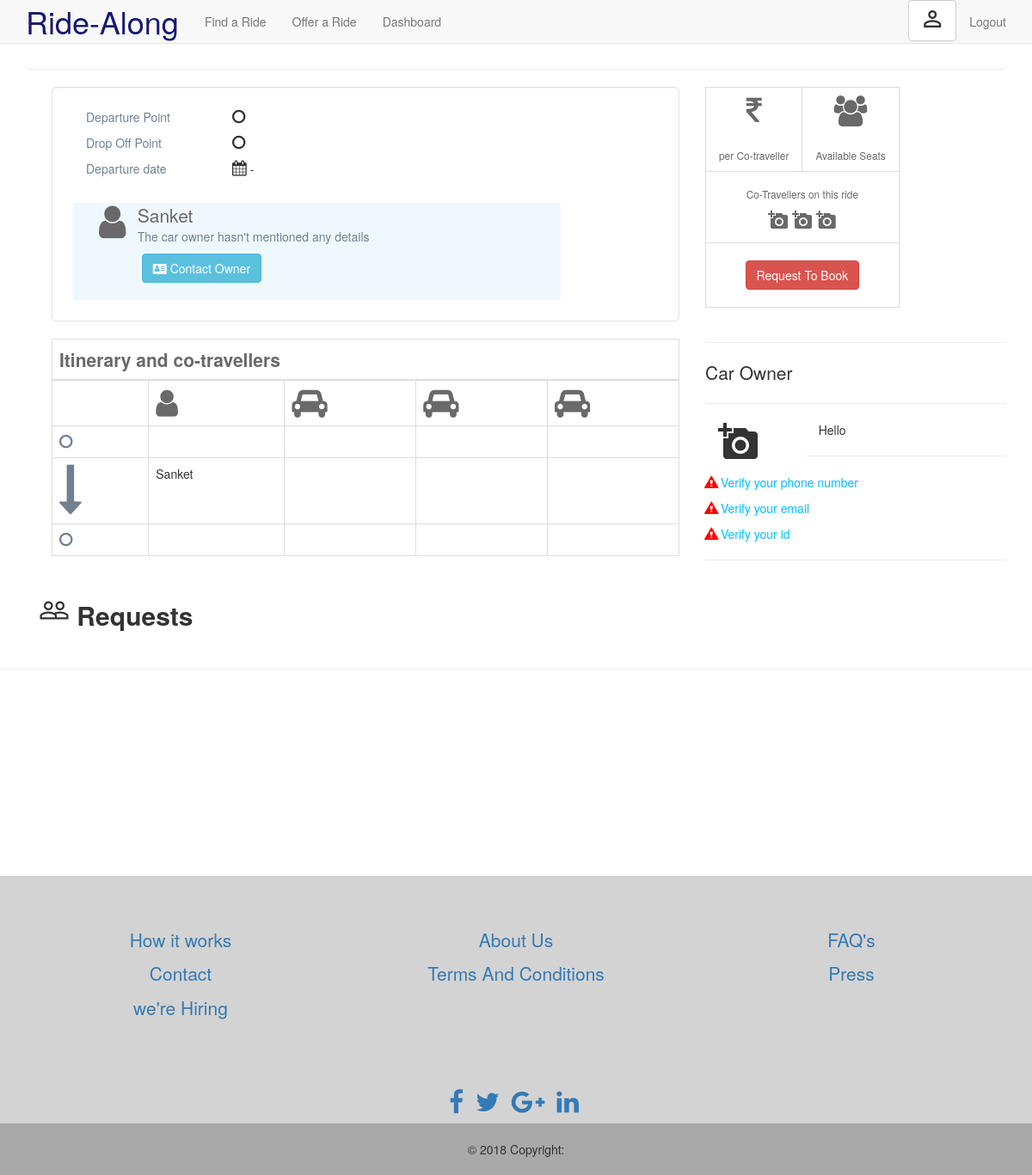
Before: /rides_found/16/sanket711 (signed in) with the older database file.
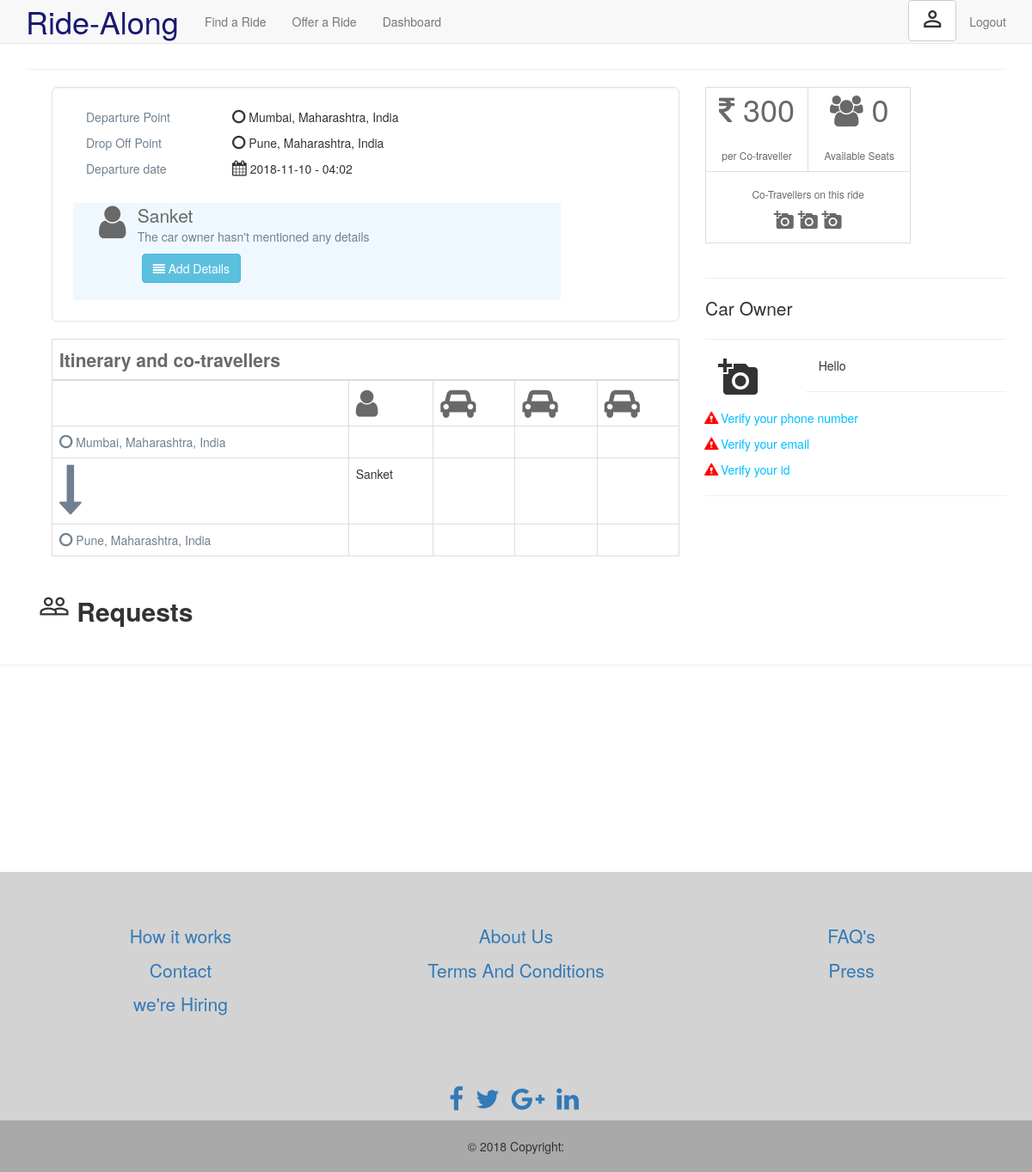
After: the same page with the newer database file.
### tables this page shows
CREATE TABLE USERS (

userName text primary key ,
password text not null ,
name text not null ,
phone text not null ,
email text not null unique , 
address text not null
);

CREATE TABLE "rides_offered" (
	`rideId`	INTEGER PRIMARY KEY AUTOINCREMENT,
	`userName`	text NOT NULL,
	`source`	text NOT NULL,
	`destination`	text NOT NULL,
	`lat1`	text NOT NULL,
	`long1`	text NOT NULL,
	`lat2`	text NOT NULL,
	`long2`	text NOT NULL,
	`offeredDate`	text NOT NULL,
	`offeredTime`	text NOT NULL,
	`offeredPrice`	int NOT NULL,
	`offeredSeats`	NUMERIC NOT NULL,
	`details`	text,
	`valid`	INTEGER NOT NULL,
	`seatsleft`	NUMERIC
);

### app.py (the view)
@app.route('/rides_found/<string:rideId>/<string:userName>', methods=['GET', 'POST'])
def ride(rideId,userName):
    con = sqlite3.connect("CabSharing.db")
    cur = con.cursor()
    result = cur.execute("SELECT * FROM rides_offered WHERE rideId = ?", [rideId])
    rides = cur.fetchone()
    result1 = cur.execute("SELECT * FROM USERS WHERE userName = ?", [userName])
    user = cur.fetchone()
    cur.execute("select * from users where username = ? " , [userName])
    contact = cur.fetchone()
    cur.execute("select * from rides_requested where rideId = ? and username = ? " , ( rideId , session['username'] ) )
    taken_result = cur.fetchone()
    cur.execute("select * from rides_requested where rideId = ? and accepted = 0" , [rideId] )
    ride_request=cur.fetchall()
    user_who_requested=[]
    for i in range(len(ride_request)):
        cur.execute("SELECT * FROM USERS WHERE userName = ?", [ride_request[i][1]])
        temp_user=cur.fetchone()
        user_who_requested.append(temp_user)
    cur.execute(" select * from rides_requested where rideId = ? and accepted = 1 " , [rideId] )
    temp_users_whose_ride_accepted = cur.fetchall()
    users_whose_ride_accepted = []
    j=0
    for i in range(len(temp_users_whose_ride_accepted)):
        users_whose_ride_accepted.append( temp_users_whose_ride_accepted[i][1] )
        j=j+1
    if taken_result :
        return render_template( 'ride.html', contact = contact, rides=rides , myUserName=session['username'] , flag=1, user=user ,user_who_requested=user_who_requested ,  users_whose_ride_accepted=users_whose_ride_accepted , len_users_whose_ride_accepted = j)
    return render_template( 'ride.html', contact=contact ,  rides=rides , myUserName=session['username'] , flag=0, user=user ,user_who_requested=user_who_requested, users_length=len(user_who_requested) ,  users_whose_ride_accepted=users_whose_ride_accepted , len_users_whose_ride_accepted = j)

### templates/ride.html (shortened to what this page needs)
{% extends 'layout.html' %}
{% block body %}
  <hr>
  <div class="container ">
    <div class = "col-md-8 " >
      <div class=" col-md-12 well well-lg " style=" background-color:white ">
        <div >
          <div class="col-md-3" style="color:#708090">
            <span>Departure Point</span>
          </div>
          <div class="col-md-9 text-left">
            <p><i class="fa fa-circle-o " style="font-size: 18px"></i> {{rides[2]}}</p>
          </div>
        </div>
        <div >
          <div class="col-md-3" style="color:#708090">
            <span>Drop Off Point</span>
          </div>
          <div class="col-md-9 text-left">
            <p><span><i class="fa fa-circle-o " style="font-size: 18px"></i></span> {{rides[3]}}</p>
          </div>
        </div>
        <div >
          <div class="col-md-3" style="color:#708090">
            <span>Departure date</span>
          </div>
          <div class="col-md-9 text-left">
            <p><i class="fa fa-calendar " style="font-size: 18px"></i> {{rides[8]}} - {{rides[9]}} <br><br></p>
          </div>
        </div>
        <div class="col-md-10 " style=" background-color:#F0F8FF ">
           <div class="col-md-1 " style="color: #696969"><i class="fa fa-user " style="font-size: 44px"></i>
           </div>
           <div class="col-md-10">
            <span class="lead" style="color: #696969">{{user[2]}}</span>
            <p  id="details" style="color:#708090">The car owner hasn't mentioned any details</p>
           </div>
        <div class="col-md-10 ">
          <div class="col-md-1"></div>
          <div class="col-md-8 ">
              {% if myUserName != rides[1] %}
              <button  class="btn btn-default btn-info" data-toggle="collapse" data-target="#changeDetails"><i class="fa fa-address-card" ></i> Contact Owner</button>
              {% else %}
              <a  class="btn btn-default btn-info"><i class="fa fa-align-justify" ></i>
               Add Details</a>
              {% endif %}
              <br><br>
          </div>
        </div>
        </div>
      </div>
          <table class="table table-bordered" >
        <thead>
          <tr class="lead" style="color: #696969">
            <th colspan="5">Itinerary and co-travellers</th>
          </tr>
        </thead>
        <tbody>
          <tr>
            <td class=" text-bottom"> </td>
            <td style="color: #696969"><i class="fa fa-user " style="font-size: 36px"></i></td>
            <td style="color: #696969"><i class="fa fa-automobile " style="font-size: 36px"></i></td>
            <td style="color: #696969"><i class="fa fa-automobile " style="font-size: 36px"></i></td>
            <td style="color: #696969"><i class="fa fa-automobile " style="font-size: 36px"></i></td>
          </tr>
          <tr>
            <td style="color:#708090"><i class="fa fa-circle-o " style="font-size: 18px"></i> {{rides[2]}}</td>
            <td></td>
            <td></td>
            <td></td>
            <td></td>
          </tr>
          <tr>
            <td style="color:#708090"><i class="fa fa-long-arrow-down" style="font-size:60px"></i></td>
            <td> {{user[2]}}</td>
            {% if len_users_whose_ride_accepted ==0  %}
            <td></td>
            <td></td>
            <td></td>
            {% endif %}
          </tr>
          <tr>
            <td style="color:#708090"><i class="fa fa-circle-o " style="font-size: 18px"></i> {{rides[3]}}</td>
            <td></td>
            <td></td>
            <td></td>
            <td></td>
          </tr>
        </tbody>
      </table>
    </div>
  <div style="color: #696969">
    <div class="col-md-4 ">
      <div>
        <table class="table-bordered">
          <tr>
            <td class="col-md-6 text-center " >
              <p class="lead" style="font-size: 36px"><i class="fa fa-rupee "></i> {{rides[10]}}</p>
              <p class="small">per Co-traveller</p>
            </td>
            <td class="col-md-6 text-center" >
                <p  class="lead" style="font-size: 36px"><i class="fa fa-group "></i> {{rides[14]}} </p>
                <p class="small">Available Seats</p>
            </td>
          </tr>
          <tr>
            <td colspan="2" class="col-md-6 text-center">
              <p class="small"><br>Co-Travellers on this ride</p>
              <p>
                <i class="material-icons">add_a_photo</i>
                <i class="material-icons">add_a_photo</i>
                <i class="material-icons">add_a_photo</i>
              </p>
            </td>
          </tr>
          {% if myUserName != rides[1] %}
          <tr  class="text-center" id=request-seat>
            <td colspan="2">
              <br>
              {% if flag == 0 %}
                 <a  class="btn btn-default btn-danger " href="/rides_request/{{rides[0]}}/{{myUserName}}" >
               Request To Book </a>
              {% endif %}
              <br>
              <br>
            </td>
          </tr>
          {% endif %}
      </table>
      </div>
    </div>
  </div>
  <div>
    <div class="col-md-4 ">
          <div>
            <br>
            <hr>
                <span class="lead" > Car Owner</span>
          </div>
          <hr>
          <div>
              <div class="col-md-4">
                    <i class="material-icons" style="font-size:48px">add_a_photo</i>
              </div>
              <div class="col-md-8 text-left">
                <p>
                    Hello <strong ><em id="username" class="text-uppercase">{{name}}</em></strong>
                </p>
              </div>
          </div>
            <div class=" text-left">
              <p>
                <br>
                <hr>
                <span class="verify-fail glyphicon glyphicon-alert"></span>
                <a href="#" class="verify" id="verify-phone"> Verify your phone number</a>
              </p>
              <p>
                <span class="verify-fail glyphicon glyphicon-alert"></span>
                <a href="#" class="verify" id="verify-phone"> Verify your email</a>
              </p>
              <p>
                <span class="verify-fail glyphicon glyphicon-alert"></span>
                <a href="#" class="verify" id="verify-phone"> Verify your id</a>
              </p>
              <hr>
            </div>
      </div>
      <br><br>
    </div>
  </div>
    <div class="container">
      <br><head></head>
      <div class="lead text-left" style="font-size: 30px">
          <p>
            <i class="material-icons" style="font-size:36px;">people_outline</i>
            <strong>Requests</strong>
          </p>
      </div>
        <table class="col-md-8 table-bordered">
        </table>
    </div>
{% endblock %}

### templates/layout.html (shortened to what this page needs)
<!DOCTYPE html>
<html>
  <head>
      <link rel="stylesheet" type="text/css" href="{{ url_for('static',filename='styles/design.css') }}">
      <link rel="stylesheet" type="text/css" href="{{ url_for('static',filename='styles/main.css') }}">
      <link rel="stylesheet" href="https://maxcdn.bootstrapcdn.com/bootstrap/3.3.7/css/bootstrap.min.css">
      <link rel="stylesheet" href="https://cdnjs.cloudflare.com/ajax/libs/font-awesome/4.7.0/css/font-awesome.min.css">
  </head>
  <body >
    {% include 'includes/_navbar.html' %}
    <div class="container my-container " >
      {% block body %}{% endblock %}
    </div>
    <div>
    {% include 'includes/_footer.html' %}
    </div>
  </body>
</html>

### templates/includes/_navbar.html (shortened to what this page needs)
<nav class="navbar navbar-default navbar-fixed-top">
      <div class="container">
        <div class="navbar-header">
          <a class="navbar-brand" style="color:midnightblue; font-size: 36px" href="/">Ride-Along</a>
        </div>
        <div id="navbar" >
          <ul class="nav navbar-nav">
            <li >
              <a href="/findcab " > Find a Ride</a>
              </li>
            <li><a href="/offercab">Offer a Ride</a></li>
            <li><a href="/dashboard">Dashboard</a></li>
          </ul>
          <ul class="nav navbar-nav navbar-right">
            {% if session.logged_in %}
                <li class="dropdown">
                  <button class="btn btn-default" type="button" >
                  <i class="material-icons" style="font-size: 30px">person_outline</i></button>
                </li>
              <li><a href="/logout">Logout</a></li>
            {% else %}
              <li><a href="/register">Register</a></li>
              <li><a href="/login">Login</a></li>
            {% endif %}
          </ul>
        </div>
      </div>
    </nav>

### templates/includes/_footer.html (shortened to what this page needs)
<hr>
<div class="mine" style="background-color:#D3D3D3; margin-top:20% ; ">
<br><br><br>
    <div class="container text-center" style="color: blue">
      <div class="row" >
        <div class="col-xs-6 col-md-4">
          <ul class="list-unstyled lead" >
            <li>
              <a href="#!">How it works</a>
            </li>
            <li>
              <a href="#!">Contact</a>
            </li>
            <li>
              <a href="#!">we're Hiring</a>
            </li>
          </ul>
        </div>
        <div class="col-xs-6 col-md-4">
          <ul class="list-unstyled lead">
            <li>
              <a href="#!">About Us</a>
            </li>
            <li>
              <a href="#!">Terms And Conditions</a>
            </li>
          </ul>
        </div>
        <div class="col-xs-6 col-md-4 ">
          <ul class="list-unstyled lead">
            <li>
              <a href="#!">FAQ's</a>
            </li>
            <li>
              <a href="#!">Press</a>
            </li>
          </ul>
        </div>
      </div>
    </div>
    <br>
    <br>
    <div >
      <br>
    <ul class="list-unstyled list-inline text-center" >
      <li class="list-inline-item">
        <a class="btn-floating btn-fb mx-1">
          <i class="fa fa-facebook" style="font-size: 30px"> </i>
        </a>
      </li>
      <li class="list-inline-item">
        <a class="btn-floating btn-tw mx-1">
          <i class="fa fa-twitter" style="font-size: 30px"> </i>
        </a>
      </li>
      <li class="list-inline-item">
        <a class="btn-floating btn-gplus mx-1">
          <i class="fa fa-google-plus" style="font-size: 30px"> </i>
        </a>
      </li>
      <li class="list-inline-item">
        <a class="btn-floating btn-li mx-1">
          <i class="fa fa-linkedin" style="font-size: 30px"> </i>
        </a>
      </li>
    </ul>
    </div>
    <div class="footer-copyright text-center py-3" style="background-color: #A9A9A9">
      <br>
      © 2018 Copyright:
      <br>
      <br>
    </div>
  </div>

### static/styles/design.css (style rules this page uses)
html, body { height: 100%; margin: 0; padding: 0; }

### static/styles/main.css (style rules this page uses)
.verify { color: #00BFFF; }
.verify-fail { background-color: white; color: red; }
.my-container { margin-top: 5%; background-color: white; }

Changed rows visible on the page:
added rides_offered: source "Mumbai, Maharashtra, India", destination "Pune, Maharashtra, India", offeredDate "2018-11-10", offeredTime "04:02", offeredPrice "300", seatsleft "0"
Other visible differences:
text no longer shown: "Contact Owner Request To Book"
text now shown: "Add Details"
